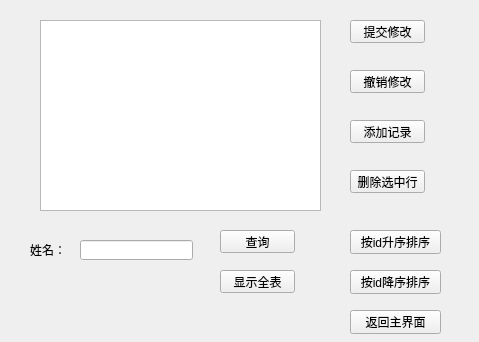
<?xml version="1.0" encoding="UTF-8"?>
<ui version="4.0">
 <class>AirLoginDialog</class>
 <widget class="QWidget" name="AirLoginDialog">
  <property name="geometry">
   <rect>
    <x>0</x>
    <y>0</y>
    <width>479</width>
    <height>342</height>
   </rect>
  </property>
  <property name="windowTitle">
   <string>用户界面</string>
  </property>
  <widget class="QTableView" name="tableView">
   <property name="geometry">
    <rect>
     <x>40</x>
     <y>20</y>
     <width>281</width>
     <height>191</height>
    </rect>
   </property>
  </widget>
  <widget class="QPushButton" name="pushButton_6">
   <property name="geometry">
    <rect>
     <x>220</x>
     <y>270</y>
     <width>75</width>
     <height>23</height>
    </rect>
   </property>
   <property name="text">
    <string>显示全表</string>
   </property>
  </widget>
  <widget class="QPushButton" name="pushButton_7">
   <property name="geometry">
    <rect>
     <x>350</x>
     <y>230</y>
     <width>91</width>
     <height>24</height>
    </rect>
   </property>
   <property name="text">
    <string>按id升序排序</string>
   </property>
  </widget>
  <widget class="QPushButton" name="pushButton_3">
   <property name="geometry">
    <rect>
     <x>350</x>
     <y>120</y>
     <width>75</width>
     <height>23</height>
    </rect>
   </property>
   <property name="text">
    <string>添加记录</string>
   </property>
  </widget>
  <widget class="QPushButton" name="pushButton">
   <property name="geometry">
    <rect>
     <x>350</x>
     <y>20</y>
     <width>75</width>
     <height>23</height>
    </rect>
   </property>
   <property name="text">
    <string>提交修改</string>
   </property>
  </widget>
  <widget class="QLabel" name="label">
   <property name="geometry">
    <rect>
     <x>30</x>
     <y>240</y>
     <width>54</width>
     <height>20</height>
    </rect>
   </property>
   <property name="text">
    <string>姓名：</string>
   </property>
  </widget>
  <widget class="QPushButton" name="pushButton_8">
   <property name="geometry">
    <rect>
     <x>350</x>
     <y>270</y>
     <width>91</width>
     <height>24</height>
    </rect>
   </property>
   <property name="text">
    <string>按id降序排序</string>
   </property>
  </widget>
  <widget class="QPushButton" name="pushButton_2">
   <property name="geometry">
    <rect>
     <x>350</x>
     <y>70</y>
     <width>75</width>
     <height>23</height>
    </rect>
   </property>
   <property name="text">
    <string>撤销修改</string>
   </property>
  </widget>
  <widget class="QPushButton" name="pushButton_4">
   <property name="geometry">
    <rect>
     <x>350</x>
     <y>170</y>
     <width>75</width>
     <height>23</height>
    </rect>
   </property>
   <property name="text">
    <string>删除选中行</string>
   </property>
  </widget>
  <widget class="QLineEdit" name="lineEdit">
   <property name="geometry">
    <rect>
     <x>80</x>
     <y>240</y>
     <width>113</width>
     <height>20</height>
    </rect>
   </property>
  </widget>
  <widget class="QPushButton" name="pushButton_5">
   <property name="geometry">
    <rect>
     <x>220</x>
     <y>230</y>
     <width>75</width>
     <height>23</height>
    </rect>
   </property>
   <property name="text">
    <string>查询</string>
   </property>
  </widget>
  <widget class="QPushButton" name="pushButton_9">
   <property name="geometry">
    <rect>
     <x>350</x>
     <y>310</y>
     <width>91</width>
     <height>24</height>
    </rect>
   </property>
   <property name="text">
    <string>返回主界面</string>
   </property>
  </widget>
 </widget>
 <resources/>
 <connections/>
</ui>
